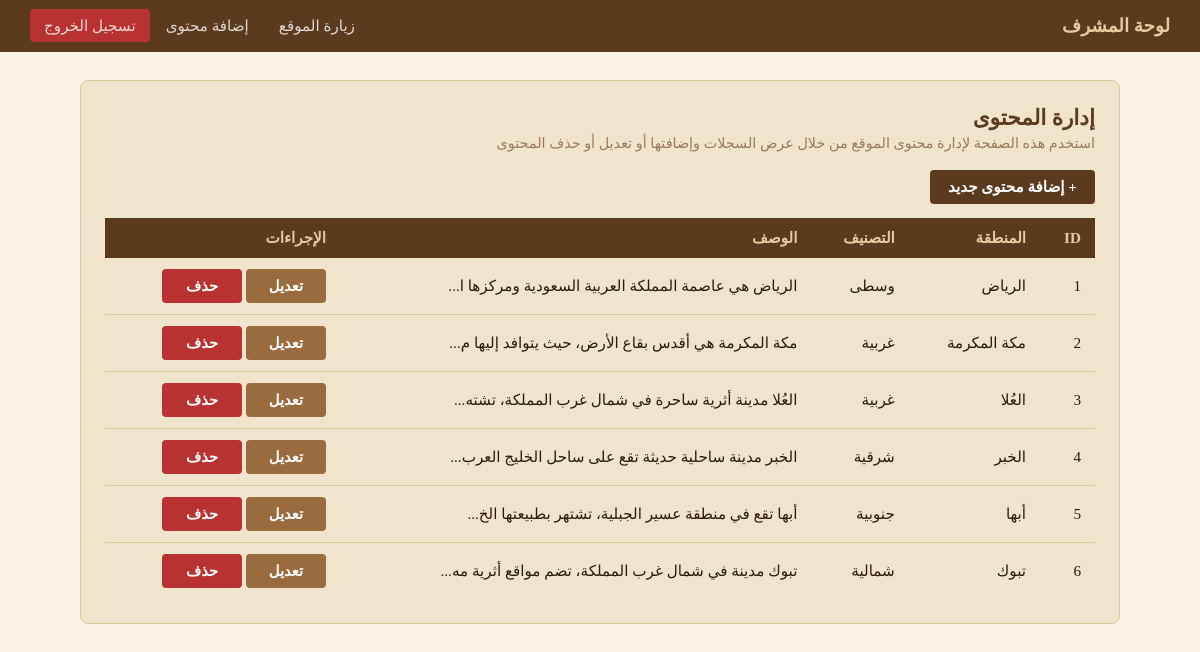
Page /admin/dashboard.php (signed in) on the committed database.
### tables this page shows
CREATE TABLE `places` (
  `id` int NOT NULL,
  `name` varchar(255) NOT NULL,
  `region` varchar(100) NOT NULL,
  `category` varchar(100) NOT NULL,
  `description` text NOT NULL,
  `activities` text,
  `landmarks` text,
  `main_image` varchar(255) DEFAULT NULL,
  `gallery_image1` varchar(255) DEFAULT NULL,
  `gallery_image2` varchar(255) DEFAULT NULL,
  `gallery_image3` varchar(255) DEFAULT NULL,
  `created_at` timestamp NULL DEFAULT CURRENT_TIMESTAMP
);

### admin/dashboard.php (the view, shortened to what this page needs)
<?php
require_once '../config.php';
$result = $conn->query("SELECT id, name, region, category, description FROM places ORDER BY id ASC");
$places = $result->fetch_all(MYSQLI_ASSOC);
?>
<!DOCTYPE html>
<html lang="ar" dir="rtl">
<head>
    <link rel="stylesheet" href="../css/admin.css">
</head>
<body>
<nav class="admin-nav">
    <a class="admin-nav-brand" href="dashboard.php">لوحة المشرف</a>
    <ul class="admin-nav-links">
        <li><a href="../index.php">زيارة الموقع</a></li>
        <li><a href="add.php">إضافة محتوى</a></li>
        <li><a href="logout.php" class="btn-logout">تسجيل الخروج</a></li>
    </ul>
</nav>
<div class="admin-container">
    <div class="admin-card">
        <h2>إدارة المحتوى</h2>
        <p class="subtitle">استخدم هذه الصفحة لإدارة محتوى الموقع من خلال عرض السجلات وإضافتها أو تعديل أو حذف المحتوى</p>
        <a href="add.php" class="btn-add">+ إضافة محتوى جديد</a>
        <table>
            <thead>
                <tr>
                    <th>ID</th>
                    <th>المنطقة</th>
                    <th>التصنيف</th>
                    <th>الوصف</th>
                    <th>الإجراءات</th>
                </tr>
            </thead>
            <tbody>
                <?php foreach ($places as $place): ?>
                <tr>
                    <td><?= $place['id'] ?></td>
                    <td><?= htmlspecialchars($place['name']) ?></td>
                    <td><?= htmlspecialchars($place['category']) ?></td>
                    <td><?= mb_substr(htmlspecialchars($place['description']), 0, 50) ?>...</td>
                    <td>
                        <a href="update.php?id=<?= $place['id'] ?>" class="btn btn-warning">تعديل</a>
                        <button class="btn btn-danger" onclick="confirmDelete(<?= $place['id'] ?>, '<?= htmlspecialchars($place['name'], ENT_QUOTES) ?>')">حذف</button>
                    </td>
                </tr>
                <?php endforeach; ?>
            </tbody>
        </table>
    </div>
</div>
</body>
</html>

### css/admin.css (style rules this page uses)
:root { --tan: #C9956A; --tan-light: #E8C9A0; --tan-dark: #9A6B3E; --cream: #FAF3E8; --cream-deep: #F0E4CC; --brown: #5C3A1E; --brown-dark: #3B2010; --text: #2E1A0A; --text-mid: #6B4A2A; --text-light: #9A7A5A; --border: #DEC89A; --danger: #b83232; --danger-dark:#8c2020; --radius: 8px; }
* { margin: 0; padding: 0; box-sizing: border-box; }
body { font-family: 'Parastoo', 'Amiri', serif; direction: rtl; text-align: right; background: var(--cream); color: var(--text); }
.admin-nav { background: var(--brown); padding: 0 30px; display: flex; align-items: center; justify-content: space-between; }
.admin-nav-brand { color: var(--tan-light); font-size: 1.15rem; font-weight: bold; padding: 15px 0; text-decoration: none; }
.admin-nav-links { display: flex; list-style: none; gap: 2px; align-items: center; }
.admin-nav-links a { color: rgba(255,255,255,0.8); text-decoration: none; padding: 8px 14px; font-size: 0.95rem; transition: color 0.2s; }
.btn-logout { background: var(--danger); color: white; padding: 7px 14px; border-radius: 4px; text-decoration: none; font-size: 0.9rem; font-family: 'Parastoo', serif; transition: background 0.2s; }
.admin-container { max-width: 1080px; margin: 28px auto; padding: 0 20px; }
.admin-card { background: var(--cream-deep); border-radius: var(--radius); padding: 24px; margin-bottom: 24px; border: 1px solid var(--border); }
.admin-card h2 { color: var(--brown); font-size: 1.35rem; margin-bottom: 4px; }
.admin-card .subtitle { color: var(--text-light); margin-bottom: 18px; font-size: 0.9rem; }
table { width: 100%; border-collapse: collapse; font-size: 0.95rem; }
th { background: var(--brown); color: var(--tan-light); padding: 11px 14px; text-align: right; font-weight: bold; }
td { padding: 11px 14px; border-bottom: 1px solid var(--border); vertical-align: middle; }
tr:last-child td { border-bottom: none; }
.btn { display: inline-block; padding: 8px 20px; border-radius: 4px; text-decoration: none; font-size: 0.92rem; font-family: 'Parastoo', serif; font-weight: bold; border: none; cursor: pointer; transition: opacity 0.2s; text-align: center; min-width: 80px; }
.btn-warning { background: var(--tan-dark); color: white; }
.btn-danger { background: var(--danger); color: white; }
.btn-add { background: var(--brown); color: white; padding: 8px 18px; border-radius: 4px; text-decoration: none; font-size: 0.95rem; font-family: 'Parastoo', serif; font-weight: bold; display: inline-block; margin-bottom: 14px; transition: opacity 0.2s; }

### rows in the picture
places: id "1", name "الرياض", category "وسطى", description "الرياض هي عاصمة المملكة العربية السعودية ومركزها ا"
places: id "2", name "مكة المكرمة", category "غربية", description "مكة المكرمة هي أقدس بقاع الأرض، حيث يتوافد إليها م"
places: id "3", name "العُلا", category "غربية", description "العُلا مدينة أثرية ساحرة في شمال غرب المملكة، تشته"
places: id "4", name "الخبر", category "شرقية", description "الخبر مدينة ساحلية حديثة تقع على ساحل الخليج العرب"
places: id "5", name "أبها", category "جنوبية", description "أبها تقع في منطقة عسير الجبلية، تشتهر بطبيعتها الخ"
places: id "6", name "تبوك", category "شمالية", description "تبوك مدينة في شمال غرب المملكة، تضم مواقع أثرية مه"
